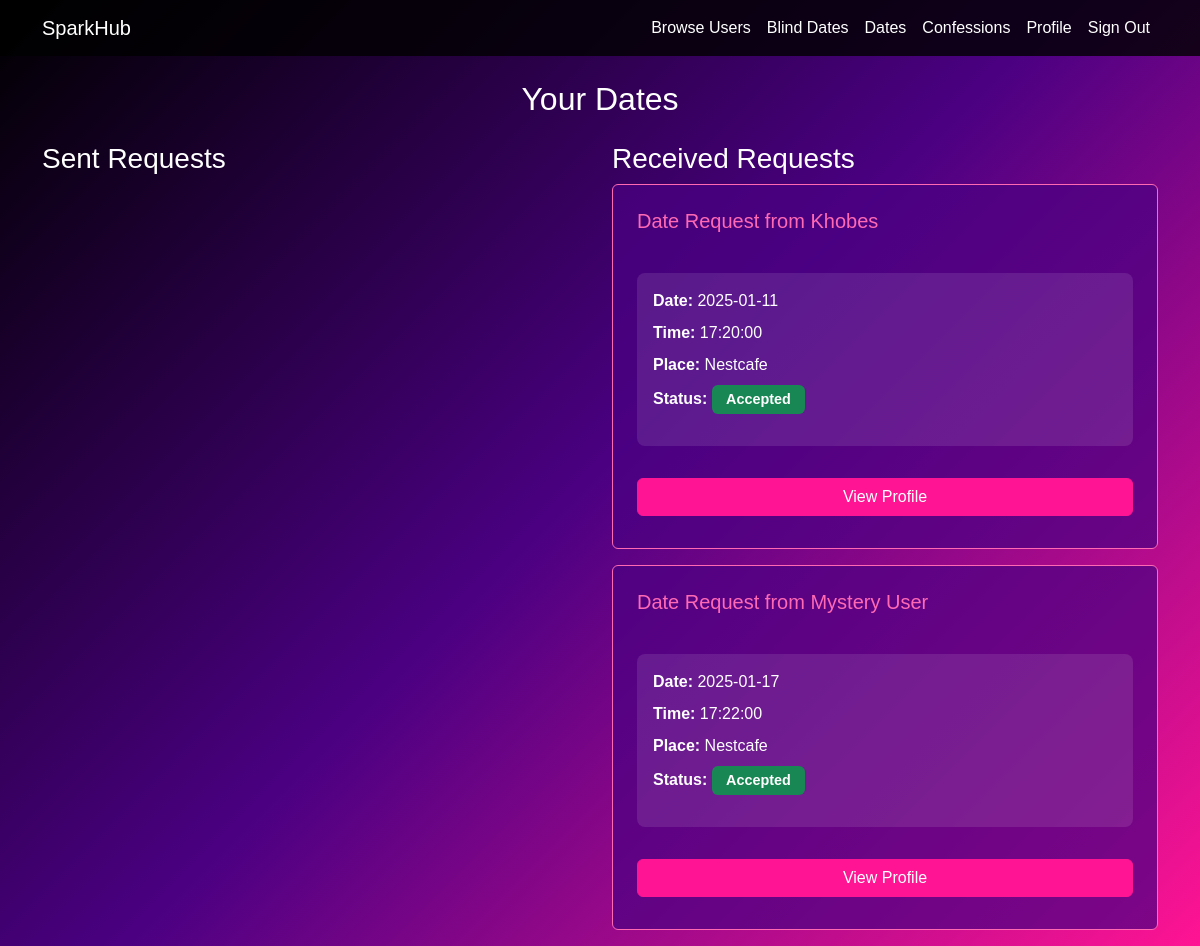
/dates (signed in), run on the app's committed database.
### app.py (models this page shows)
class DateRequest(db.Model):
    id = db.Column(db.Integer, primary_key=True)
    sender_id = db.Column(db.Integer, db.ForeignKey('user.id'), nullable=False)
    receiver_id = db.Column(db.Integer, db.ForeignKey('user.id'), nullable=False)
    date = db.Column(db.Date, nullable=False)
    time = db.Column(db.Time, nullable=False)
    place = db.Column(db.String(255), nullable=False)
    status = db.Column(db.String(20), default='pending')  # pending, accepted, denied, altered
    parent_request_id = db.Column(db.Integer, db.ForeignKey('date_request.id'))
    is_blind_date = db.Column(db.Boolean, default=False)  # New field
    sender = db.relationship('User', foreign_keys=[sender_id], backref='sent_requests')
    receiver = db.relationship('User', foreign_keys=[receiver_id], backref='received_requests')
    parent_request = db.relationship('DateRequest', remote_side=[id], backref='child_requests')

class User(db.Model):
    id = db.Column(db.Integer, primary_key=True)
    email = db.Column(db.String(120), unique=True, nullable=False)
    password = db.Column(db.String(255), nullable=False)
    name = db.Column(db.String(100), nullable=False)
    gender = db.Column(db.String(20), nullable=False)
    branch = db.Column(db.String(50), nullable=False)
    year = db.Column(db.Integer, nullable=False)
    hobbies = db.Column(db.String(255))
    bio = db.Column(db.Text)
    image = db.Column(db.String(255))
    previous_relationships = db.Column(db.Integer, default=0)
    previous_dates = db.Column(db.Integer, default=0)
    insta_id = db.Column(db.String(100))
    ideal_weekend = db.Column(db.String(50))
    music_taste = db.Column(db.String(100))
    societies = db.Column(db.String(500))
    favorite_sports = db.Column(db.String(200))
    cgpa = db.Column(db.Float)
    leisure_activities = db.Column(db.String(100))
    personality_type = db.Column(db.String(50))
    sleep_schedule = db.Column(db.String(50))
    aspirations = db.Column(db.String(50))
    dream_date = db.Column(db.String(255))

### app.py (the view)
@app.route('/dates')
def dates():
    if 'user_id' not in session:
        return redirect(url_for('signin'))
    user_id = session['user_id']
    sent_requests = DateRequest.query.filter_by(sender_id=user_id).all()
    received_requests = DateRequest.query.filter_by(receiver_id=user_id).all()
    return render_template('dates.html', sent_requests=sent_requests, received_requests=received_requests)

### templates/dates.html (shortened to what this page needs)
{% extends "base.html" %}
{% block content %}
<h2 class="text-center mb-4">Your Dates</h2>
<div class="row">
    <div class="col-md-6">
        <h3>Sent Requests</h3>
    </div>
    <div class="col-md-6">
        <h3>Received Requests</h3>
        <div class="received-requests">
        {% for request in received_requests %}
            <div class="card mb-3">
                <div class="card-body p-4">
                    <h5 class="card-title mb-4">
                        {% if request.is_blind_date %}
                            Date Request from Mystery User
                        {% else %}
                            Date Request from {{ request.sender.name }}
                        {% endif %}
                    </h5>
                    <div class="date-info">
                        <p class="card-text mb-2"><strong>Date:</strong> {{ request.date }}</p>
                        <p class="card-text mb-2"><strong>Time:</strong> {{ request.time }}</p>
                        <p class="card-text mb-2"><strong>Place:</strong> {{ request.place }}</p>
                        <p class="card-text mb-3">
                            <strong>Status:</strong>
                            <span class="badge {% if request.status == 'pending' %}bg-warning{% elif request.status == 'accepted' %}bg-success{% elif request.status == 'denied' %}bg-danger{% elif request.status == 'altered' %}bg-info{% endif %}">
                                {{ request.status }}
                            </span>
                        </p>
                    </div>
                    <div class="actions mt-3">
                        <button class="btn btn-info view-profile mb-2 w-100"
                                data-user-id="{{ request.sender_id }}"
                                data-is-blind="{{ 'true' if request.is_blind_date else 'false' }}">
                            View Profile
                        </button>
                    </div>
                </div>
            </div>
        {% endfor %}
        </div>
    </div>
</div>
{% endblock %}

### static/css/style.css (style rules this page uses)
:root { --background: linear-gradient(135deg, #000000, #4b0082, #ff1493); --text-primary: #ffffff; --text-secondary: #e0e0e0; --accent-primary: #ff69b4; --accent-secondary: #9400d3; --card-bg: rgba(75, 0, 130, 0.7); --input-bg: rgba(255, 255, 255, 0.1); --button-bg: #ff1493; --button-hover: #ff69b4; }
body { background: var(--background); color: var(--text-primary); font-family: "Arial", sans-serif; }
.card { background-color: var(--card-bg); border-color: var(--accent-primary); color: var(--text-primary); height: 100%; display: flex; flex-direction: column; }
.card-body { flex: 1 0 auto; display: flex; flex-direction: column; }
.card-title { color: var(--accent-primary); }
.btn { background-color: var(--button-bg); border-color: var(--button-bg); color: var(--text-primary); transition: all 0.3s ease; }
.card, .btn, .form-control, .form-select { transition: all 0.3s ease; }
.date-info { background-color: rgba(255, 255, 255, 0.1); padding: 1rem; border-radius: 0.5rem; margin: 1rem 0; }
.badge { font-size: 0.9em; padding: 0.5em 1em; text-transform: capitalize; }
.badge.bg-success { background-color: #198754 !important; }

### data on the page
DateRequest: sender.name "Khobes", date "2025-01-11", time "17:20:00", place "Nestcafe", status "Accepted"
DateRequest: is_blind_date "Date Request from Mystery User", date "2025-01-17", time "17:22:00", place "Nestcafe", status "Accepted"
